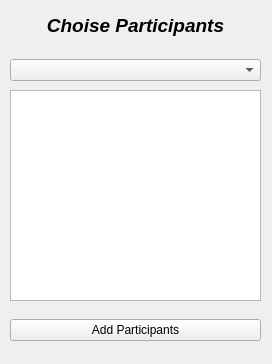
<?xml version="1.0" encoding="UTF-8"?>
<ui version="4.0">
 <class>Participants</class>
 <widget class="QWidget" name="Participants">
  <property name="geometry">
   <rect>
    <x>0</x>
    <y>0</y>
    <width>272</width>
    <height>364</height>
   </rect>
  </property>
  <property name="windowTitle">
   <string>Participants</string>
  </property>
  <widget class="QWidget" name="verticalLayoutWidget">
   <property name="geometry">
    <rect>
     <x>10</x>
     <y>0</y>
     <width>251</width>
     <height>51</height>
    </rect>
   </property>
   <layout class="QVBoxLayout" name="verticalLayout">
    <item>
     <widget class="QLabel" name="label">
      <property name="font">
       <font>
        <pointsize>14</pointsize>
        <weight>75</weight>
        <italic>true</italic>
        <bold>true</bold>
       </font>
      </property>
      <property name="layoutDirection">
       <enum>Qt::LeftToRight</enum>
      </property>
      <property name="text">
       <string>Choise Participants</string>
      </property>
      <property name="alignment">
       <set>Qt::AlignCenter</set>
      </property>
     </widget>
    </item>
   </layout>
  </widget>
  <widget class="QWidget" name="verticalLayoutWidget_2">
   <property name="geometry">
    <rect>
     <x>10</x>
     <y>50</y>
     <width>251</width>
     <height>41</height>
    </rect>
   </property>
   <layout class="QVBoxLayout" name="verticalLayout_4">
    <item>
     <widget class="QComboBox" name="Guest"/>
    </item>
   </layout>
  </widget>
  <widget class="QWidget" name="verticalLayoutWidget_3">
   <property name="geometry">
    <rect>
     <x>10</x>
     <y>90</y>
     <width>251</width>
     <height>211</height>
    </rect>
   </property>
   <layout class="QVBoxLayout" name="verticalLayout_5">
    <item>
     <widget class="QListWidget" name="Friends"/>
    </item>
   </layout>
  </widget>
  <widget class="QWidget" name="verticalLayoutWidget_4">
   <property name="geometry">
    <rect>
     <x>10</x>
     <y>310</y>
     <width>251</width>
     <height>41</height>
    </rect>
   </property>
   <layout class="QVBoxLayout" name="verticalLayout_6">
    <item>
     <widget class="QPushButton" name="AddParticipants">
      <property name="text">
       <string>Add Participants</string>
      </property>
     </widget>
    </item>
   </layout>
  </widget>
 </widget>
 <resources/>
 <connections/>
</ui>
